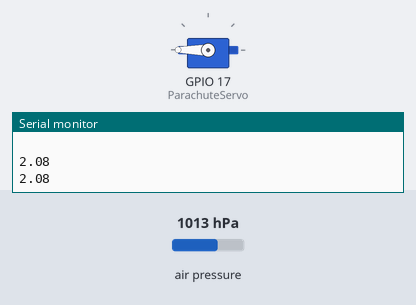
Bench run of a sketch on a simulated ESP32. On the bench: servo, the last lines printed to the serial monitor. The test bench sets the inputs (shaded band); at power-on: air pressure 1013 hPa.

Above: at 1.2 s.
1.3 s: air pressure set to 1015 hPa
At 2.0 s:
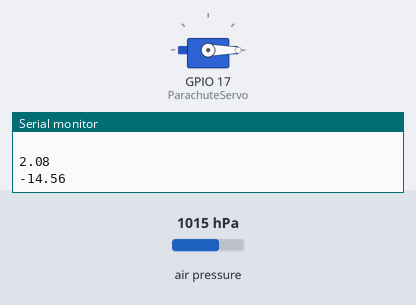
Timing chart, 0 to 4.3 s (numbered marks = the images above; inputs shaded):
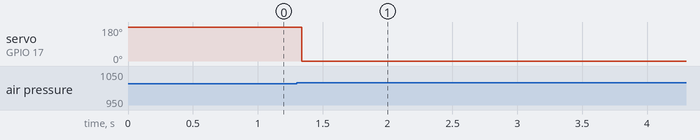

Measured:
- the behaviour switches between 1013 and 1014 hPa on air pressure (found by bisection; images 0 and 1)
- after the input at 1.3 s, servo on GPIO 17 (ParachuteServo): 180° → 0° at once

The sketch:

Launch4Code_REVIEWCODE_CHANGEVAR.ino
```cpp
#include <Adafruit_Sensor.h>
#include "Adafruit_BMP3XX.h"
#include <Wire.h>

#include <ESP32Servo.h>
const int ParachuteServo = 17; //ADD NUMBER
Servo servoP;

#include "FS.h"
#include "SPI.h"

Adafruit_BMP3XX bmp;

#define BMP_SCK 18
#define BMP_MISO 19
#define BMP_MOSI 23
#define BMP_CS 5

#define seapressure (1013.25)


float topAltitude = 0;
const float deploymentAltitudeDrop = 0.5; // 15 feet in meters
bool Deployed = 0;

int errorCount = 0;

SPIClass spi = SPIClass(HSPI);


// 8 boolean global variables for the rocket


void setup() {


  if (! bmp.begin_SPI(BMP_CS, BMP_SCK, BMP_MISO, BMP_MOSI)) { //software spi
    Serial.println("Could not find a valid BMP3 sensor, check wiring!");

  }
  bmp.setTemperatureOversampling(BMP3_OVERSAMPLING_8X);
  bmp.setPressureOversampling(BMP3_OVERSAMPLING_4X);
  bmp.setIIRFilterCoeff(BMP3_IIR_FILTER_COEFF_3);
  bmp.setOutputDataRate(BMP3_ODR_50_HZ);


  Serial.println();

  // to calculate IMU error
  // calculate_IMU_error();
  // return;
  ESP32PWM::allocateTimer(0);
  servoP.setPeriodHertz(50);
  servoP.attach(ParachuteServo, 500, 2500); // or 500 2400
  servoP.write(180);


}

void loop() {


     if (bmp.readAltitude(seapressure) > topAltitude) {
       topAltitude = bmp.readAltitude(seapressure);
        Serial.println("Height Increase");
      }
      Serial.println("\n \n");
      Serial.println(topAltitude);
      Serial.println(bmp.readAltitude(seapressure));

      if (((topAltitude - bmp.readAltitude(seapressure)) >= deploymentAltitudeDrop) && !Deployed) {
        servoP.write(0); // Deploy parachute
        Deployed = 1;
        Serial.println("Parachute deployed due to altitude drop below threshold.");
      }
    delay(50);
  }
```
